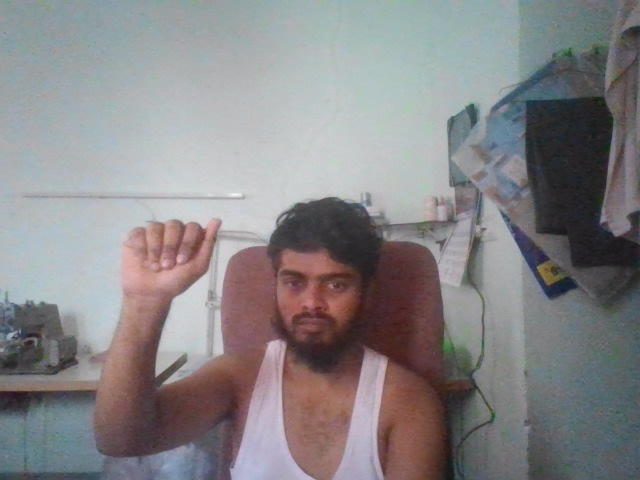
#> input picture data/left_hand/0/10.jpg, 640 x 480 px, found by its file name; its folder holds only this picture in this run
$ python Flipped_dataset.py
#> lines starting #> are read from the running program, lines starting #| are printed output that depends on the picture
import os
import cv2

# Define original and new dataset directories
original_dataset = "data"  # Your existing dataset
flipped_dataset = "flipped_data"  # New dataset for flipped images

# Create flipped dataset directory if not exists
if not os.path.exists(flipped_dataset):
    os.makedirs(flipped_dataset)

# Loop through each class folder (0 to 26)
for class_label in range(27):  # Since you have folders 0 to 26
    original_folder = os.path.join(original_dataset, str(class_label))
    flipped_folder = os.path.join(flipped_dataset, str(class_label))

    # Create class folder in flipped dataset
    if not os.path.exists(flipped_folder):
        os.makedirs(flipped_folder)

    # Process each image in the class folder
    for filename in os.listdir(original_folder):
        img_path = os.path.join(original_folder, filename)

        # Read image
        image = cv2.imread(img_path)
#> image is the input picture: shape (480, 640, 3); mean B, G, R 134.9, 132.9, 135.1
        if image is None:
            continue  # Skip if the image is not readable

        # Flip image horizontally
        flipped_image = cv2.flip(image, 1)
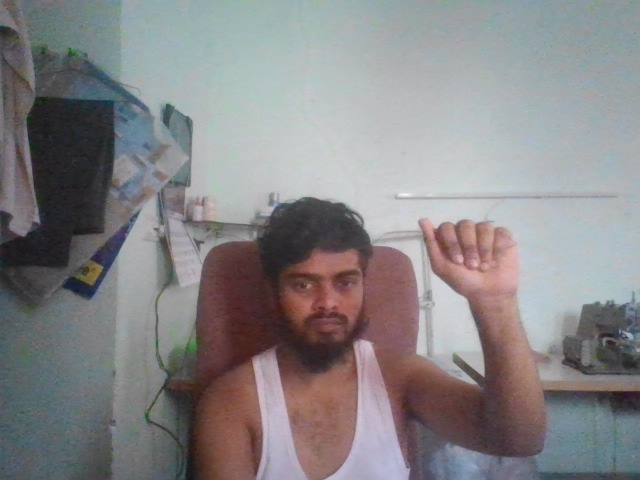
#> flipped_image: shape (480, 640, 3); mean B, G, R 134.9, 132.9, 135.1

        # Save flipped image with new name
        flipped_img_path = os.path.join(flipped_folder, filename)
        cv2.imwrite(flipped_img_path, flipped_image)
#> pass 2 of the loop `for class_label in range(27):`:
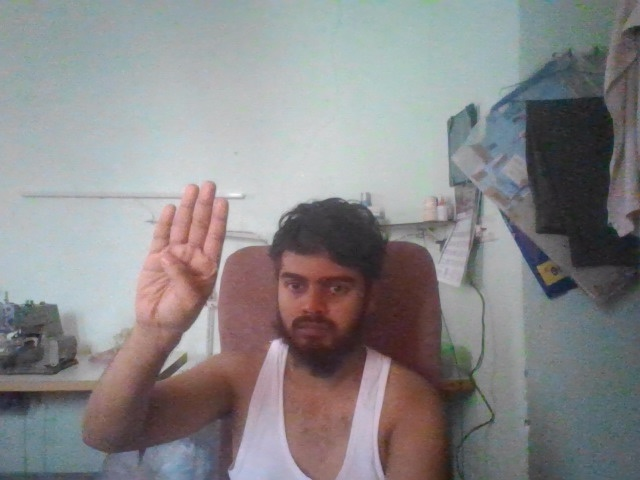
#> input picture data/left_hand/1/1.jpg, 640 x 480 px, found by its file name
#> image is the input picture: shape (480, 640, 3); mean B, G, R 136.5, 135.1, 136.7
#> `flipped_image = cv2.flip(image, 1)`:
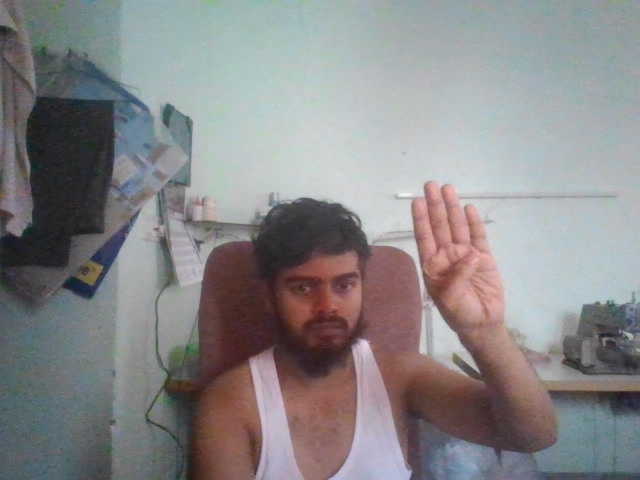
#> flipped_image: shape (480, 640, 3); mean B, G, R 136.5, 135.1, 136.7
#> (the run stopped early here; a loop or call above may not have finished)
